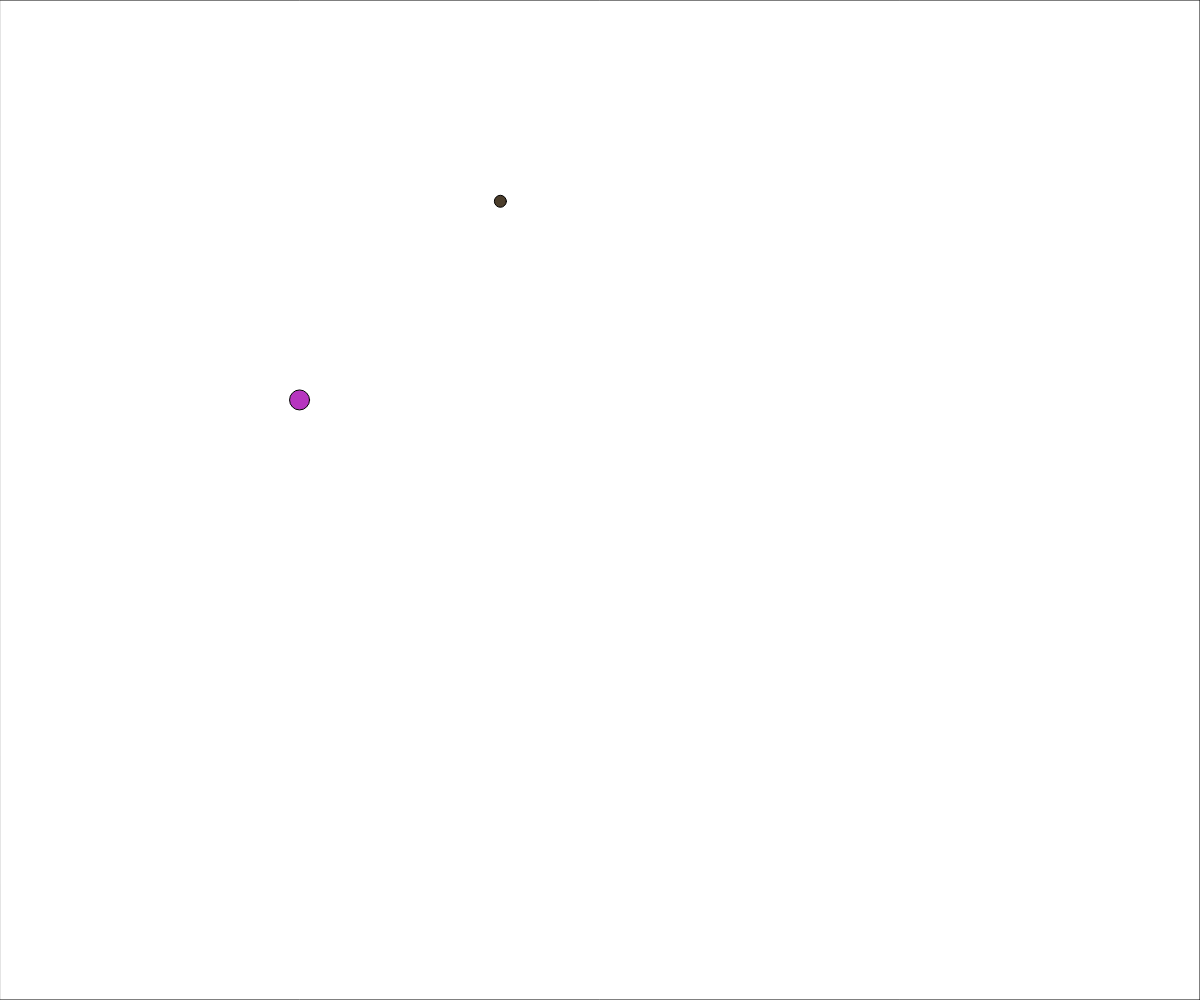
Frame 1 (no input)
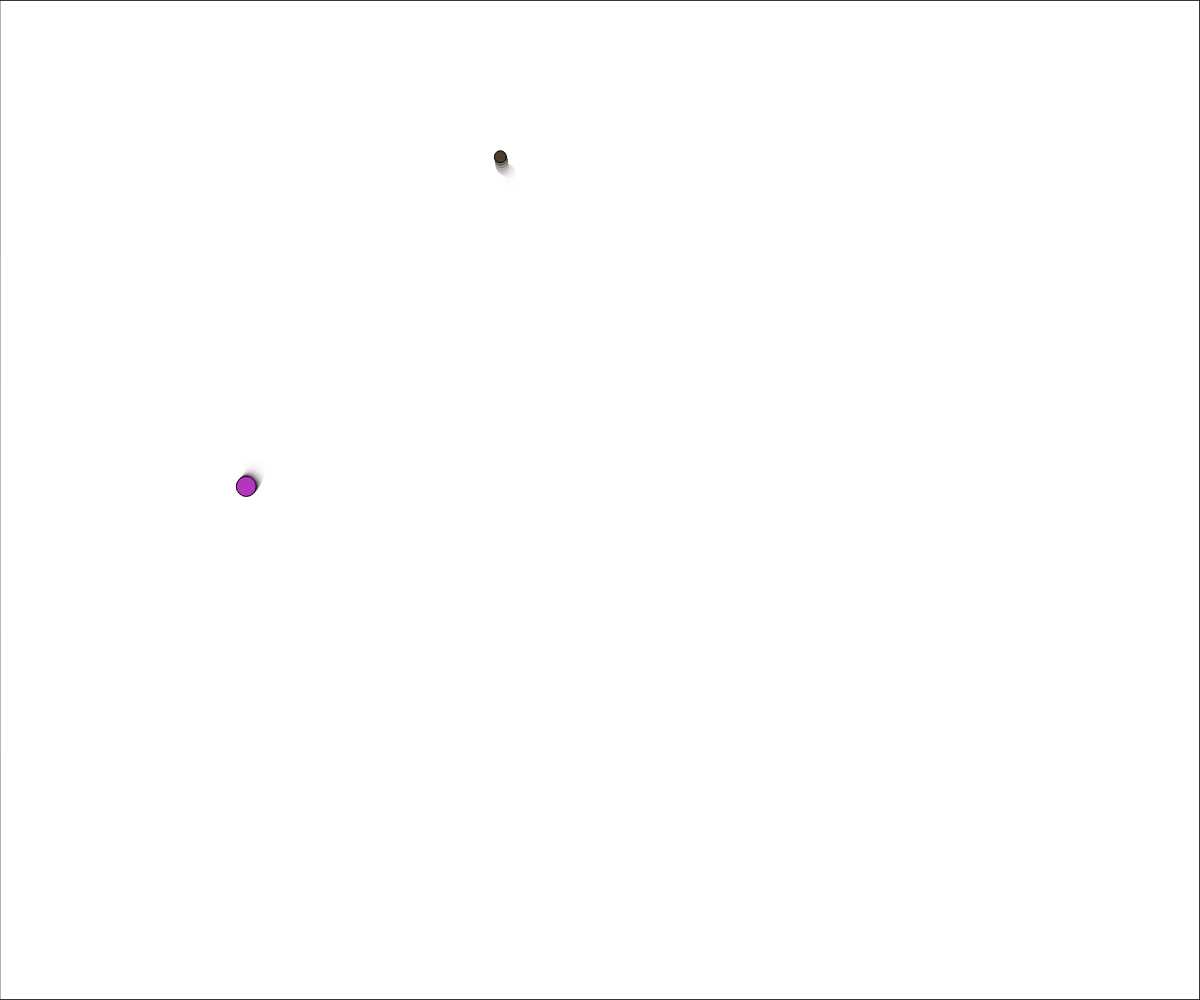
Frame 60 (no input)
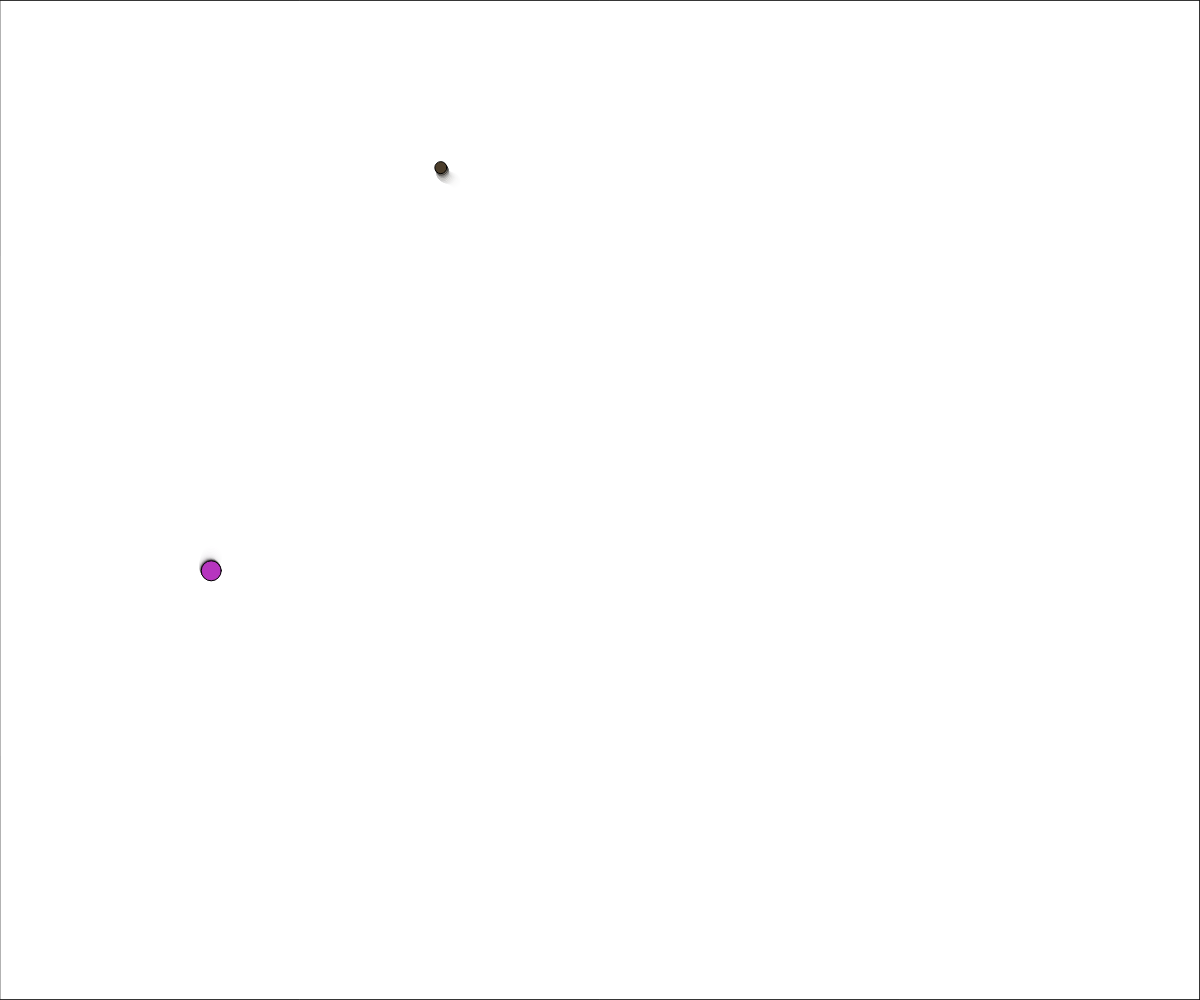
Frame 120 (the mouse pressed at the canvas centre since frame 60)

The p5.js sketch that drew these frames (run headless with seeded random() and noise() and a simulated clock; from frame 60 on, the mouse is pressed at the canvas centre):

// p5.js sketch
// ── sketch.js
// Objects and Noise
// Mr. Scott
// Sept 26, 2025

let ball, ball2;

function setup() {
  createCanvas(windowWidth, windowHeight);
  ball = {   //object notation. Inside the brackets
             //set up a bunch of 
             //property:value   pairs
    x: 300,  y: 400,  size: 20,
    c: color(random(255),random(255),random(255)),
    timeX: random(100),  timeY: random(100),
    timeOff: 0.02
  };

  ball2 = {
    x: 500,  y:200,   size: 12,
    c: color(random(255),random(255),random(255)),
    timeX: random(100),  timeY: random(100),
    timeOff: 0.08
  }
}

function draw() {
  //TRICK#1 //background(220);
  //TRICK#2 → clear background with semi-transparent box
  fill(255,70); //0-255   opacity: 4%
  rect(0,0,width,height);
  moveBall(ball);
  moveBall(ball2);
}

function moveBall(b){
  //b → Ball type object
  //update position and draw provided ball

  //generate random position change (x and y)
  let dx = noise(b.timeX); //0-1
  dx = map(dx, 0, 1, -5, 5);
  let dy = noise(b.timeY);
  dy = map(dy, 0, 1, -5, 5);

  //advance our noise graph "cursors"
  b.timeX += b.timeOff;   b.timeY += b.timeOff;

  b.x += dx;     b.y += dy;

  //handle any "wrap-arounds" necessary
  if(b.x < 0) b.x += width;
  else if(b.x > width) b.x -= width;  

  if(b.y < 0) b.y += height;
  else if (b.y > height) b.y -= height;

  //render the circle
  fill(b.c);
  circle(b.x, b.y, b.size);
}
